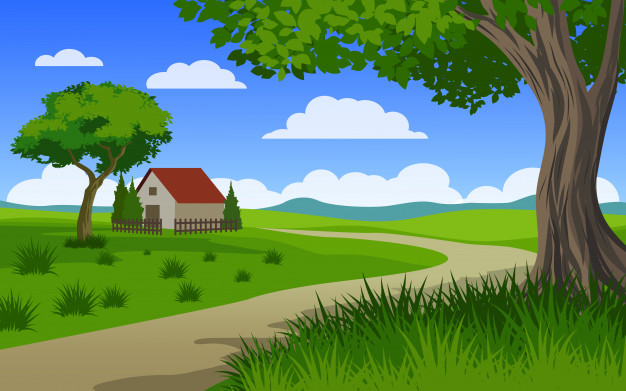
#> input picture photos/scenery.jpg, 626 x 391 px
$ python cv14.py
#> lines starting #> are read from the running program, lines starting #| are printed output that depends on the picture; after the words box and inside, x2 and y2 are one past the last pixel; in counts of white or black regions, pixels touching at a corner belong together
#Historgram Computation
import cv2 as cv
import numpy as np
import matplotlib.pyplot as plt

img = cv.imread('photos/scenery.jpg')
#> img is the input picture: shape (391, 626, 3); mean B, G, R 100.9, 138, 99.2

blank = np.zeros(img.shape[:2], dtype='uint8')

mask = cv.circle(blank, (img.shape[1]//2, img.shape[0]//2), 100, 255 ,-1)
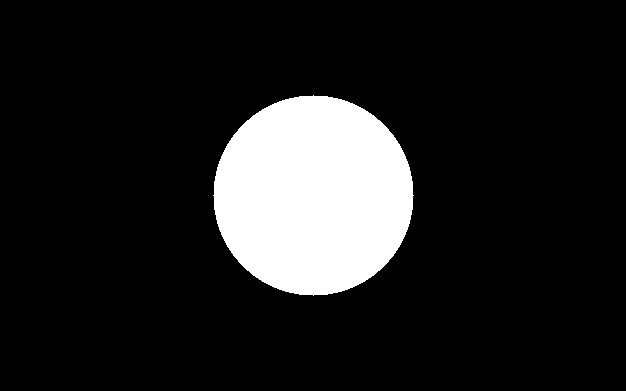
#> blank: shape (391, 626); 12.8% white; 1 white region, box (x1, y1, x2, y2) and area: (213, 95, 414, 296) 31417

masked = cv.bitwise_and(img, img, mask=mask)
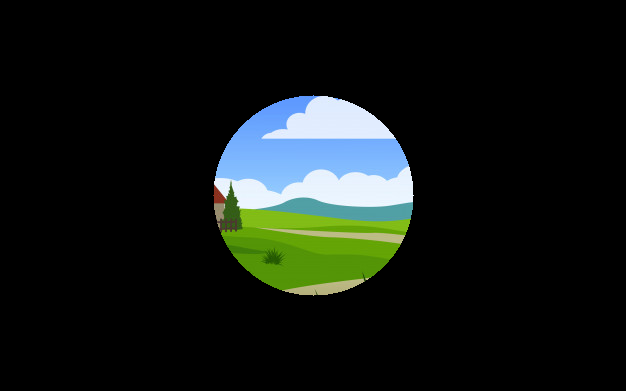
#> masked: shape (391, 626, 3); mean B, G, R 20.5, 23.8, 18.2
cv.imshow('Masked', masked)


#RGB Histogram
colors = ('b', 'g', 'r')

plt.figure()
plt.title('Color Histogram')
plt.xlabel('Bins')
plt.ylabel('# of pixels')

for i, col in enumerate(colors):
    hist = cv.calcHist([img], [i], mask, [256], [0, 256],)
    plt.plot(hist, color=col)
    plt.xlim([0, 256])

plt.show()
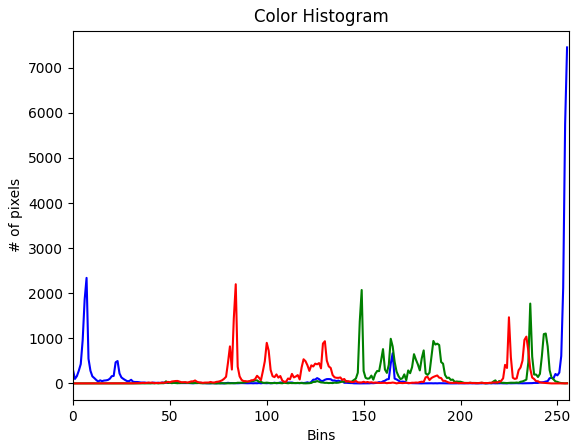
#> figure drawn by matplotlib, 1 panel; curve peaks at x = 255, y = 7451; curve peaks at x = 149, y = 2071; curve peaks at x = 84, y = 2199
cv.waitKey(0)

$ run again, with photos/boston.jpg copied over photos/scenery.jpg
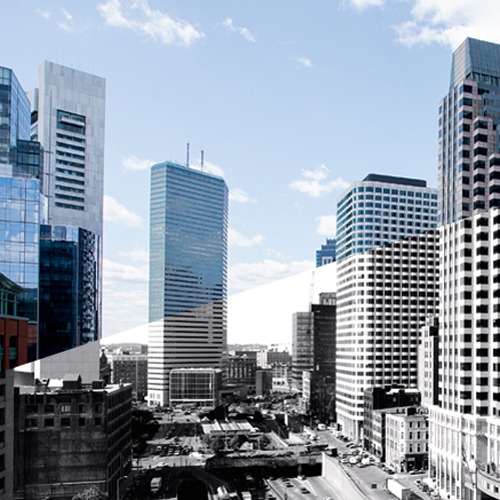
#> input picture photos/boston.jpg, 500 x 500 px
#> img is the input picture: shape (500, 500, 3); mean B, G, R 168.4, 154.6, 143.7
#> `mask = cv.circle(blank, (img.shape[1]//2, img.shape[0]//2), 100, 255 ,..`:
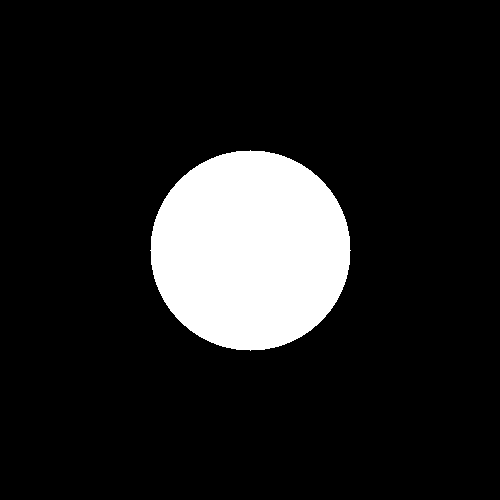
#> blank: shape (500, 500); 12.6% white; 1 white region, box (x1, y1, x2, y2) and area: (150, 150, 351, 351) 31417
#> `plt.show()`:
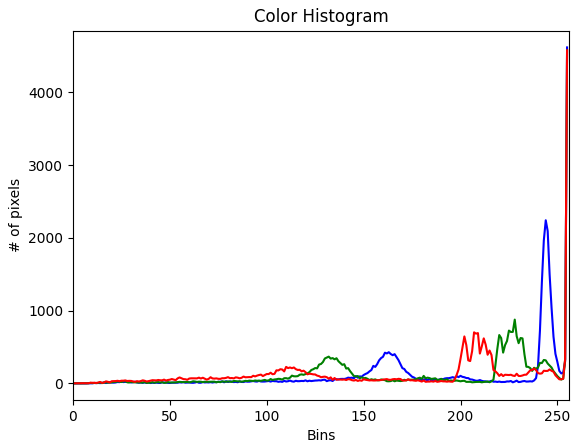
#> figure drawn by matplotlib, 1 panel; curve peaks at x = 255, y = 4620; curve peaks at x = 255, y = 4578; curve peaks at x = 255, y = 4580
